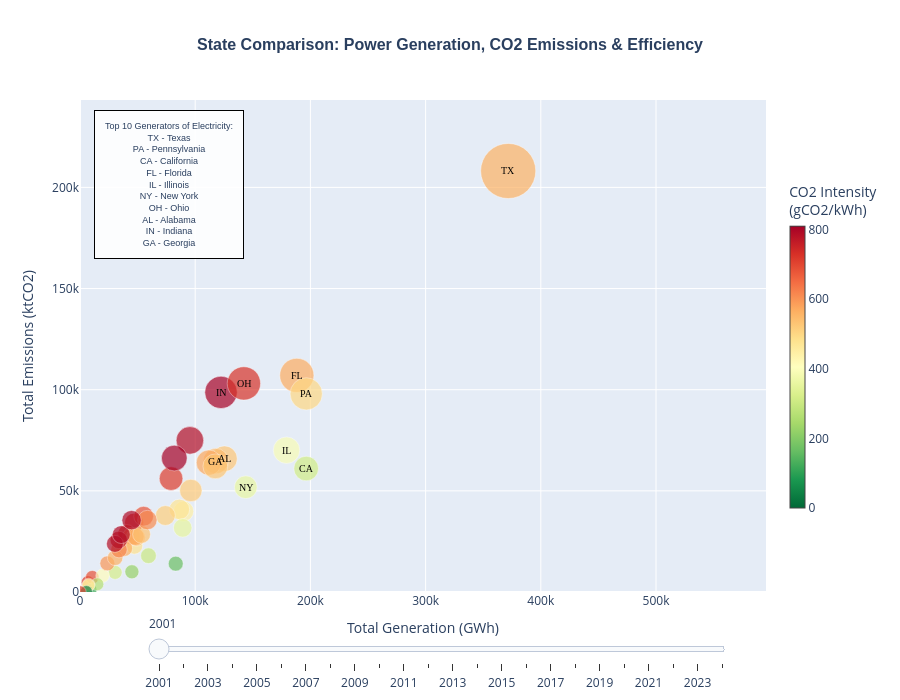

Notebook source saved alongside this figure:
### Markdown cell above
Grafico di correlazione tra generazione di elettricità ed emissioni di CO2

### Code cell
generation_data = df_analisi[
    (df_analisi['Category'] == 'Electricity generation') &
    (df_analisi['Subcategory'] == 'Total') &
    (df_analisi['Variable'] == 'Total Generation') &
    (df_analisi['Unit'] == 'GWh')
].copy()

annual_generation = generation_data.groupby(['State', 'Year'])['Value'].sum().reset_index()
annual_generation.rename(columns={'Value': 'Total_Generation_GWh'}, inplace=True)

efficiency_data = annual_emissions.merge(annual_generation, on=['State', 'Year'])
efficiency_data = efficiency_data.merge(
    annual_intensity[['State', 'Year', 'CO2_Intensity_gCO2_kWh']],
    on=['State', 'Year']
)


all_states = sorted(efficiency_data['State'].unique())
years = sorted(efficiency_data['Year'].unique())
complete_index = pd.MultiIndex.from_product([years, all_states], names=['Year', 'State'])
efficiency_data = efficiency_data.set_index(['Year', 'State']).reindex(complete_index).reset_index()

efficiency_data['Total_Generation_GWh'] = efficiency_data['Total_Generation_GWh'].fillna(0)
efficiency_data['Total_Emissions_ktCO2'] = efficiency_data['Total_Emissions_ktCO2'].fillna(0)
efficiency_data['CO2_Intensity_gCO2_kWh'] = efficiency_data['CO2_Intensity_gCO2_kWh'].fillna(0)

state_code_map = annual_emissions[['State', 'State code']].drop_duplicates().set_index('State')['State code'].to_dict()
efficiency_data['State code'] = efficiency_data['State'].map(state_code_map)

max_emissions_global = efficiency_data['Total_Emissions_ktCO2'].max()
min_size = 12
size_scale = 48

efficiency_data['Size'] = np.where(
    efficiency_data['Total_Emissions_ktCO2'] > 0,
    min_size + (efficiency_data['Total_Emissions_ktCO2'] / max_emissions_global) * size_scale,
    0
)

first_year = years[0]
first_year_data = efficiency_data[efficiency_data['Year'] == first_year].copy()

top10_first_data = first_year_data[first_year_data['Total_Generation_GWh'] > 0].nlargest(10, 'Total_Generation_GWh')
top10_first = top10_first_data['State'].tolist()

legend_text_first = "Top 10 Generators of Electricity:<br>"
for state in top10_first:
    state_code = first_year_data[first_year_data['State'] == state]['State code'].iloc[0]
    legend_text_first += f"{state_code} - {state}<br>"

# Crea annotations per le etichette Top 10
annotations_first = []
for _, row in top10_first_data.iterrows():
    annotations_first.append(
        dict(
            x=row['Total_Generation_GWh'],
            y=row['Total_Emissions_ktCO2'],
            text=row['State code'],
            showarrow=False,
            font=dict(size=10, color='black', family='Arial Black'),
            xref='x',
            yref='y',
            xanchor='center',
            yanchor='middle'
        )
    )

fig = go.Figure()

fig.add_trace(go.Scatter(
    x=first_year_data['Total_Generation_GWh'],
    y=first_year_data['Total_Emissions_ktCO2'],
    mode='markers',  
    marker=dict(
        size=first_year_data['Size'],
        sizemode='diameter',
        color=first_year_data['CO2_Intensity_gCO2_kWh'],
        colorscale='RdYlGn_r',
        showscale=True,
        colorbar=dict(
            title="CO2 Intensity<br>(gCO2/kWh)",
            thickness=15,
            len=0.7
        ),
        line=dict(width=0.5, color='white')
    ),
    hovertemplate='<b>%{customdata[0]}</b><br>' +
                  'Generation: %{x:,.0f} GWh<br>' +
                  'Emissions: %{y:,.0f} ktCO2<br>' +
                  'Intensity: %{customdata[1]:.1f} gCO2/kWh<extra></extra>',
    customdata=np.column_stack([first_year_data['State'], first_year_data['CO2_Intensity_gCO2_kWh']]),
    showlegend=False
))


frames = []
for year in years:
    year_data = efficiency_data[efficiency_data['Year'] == year].copy()
    
    top10_year_data = year_data[year_data['Total_Generation_GWh'] > 0].nlargest(10, 'Total_Generation_GWh')
    top10_year = top10_year_data['State'].tolist()
    
    legend_text_year = "Top 10 Generators:<br>"
    for state in top10_year:
        state_code = year_data[year_data['State'] == state]['State code'].iloc[0]
        legend_text_year += f"{state_code} - {state}<br>"
  
    annotations_year = [
        dict(
            text=legend_text_year,
            xref='paper',
            yref='paper',
            x=0.02,
            y=0.98,
            xanchor='left',
            yanchor='top',
            showarrow=False,
            bgcolor='rgba(255, 255, 255, 0.9)',
            bordercolor='black',
            borderwidth=1,
            borderpad=10,
            font=dict(size=9, family='Arial')
        )
    ]
    
    for _, row in top10_year_data.iterrows():
        annotations_year.append(
            dict(
                x=row['Total_Generation_GWh'],
                y=row['Total_Emissions_ktCO2'],
                text=row['State code'],
                showarrow=False,
                font=dict(size=10, color='black', family='Arial Black'),
                xref='x',
                yref='y',
                xanchor='center',
                yanchor='middle'
            )
        )
    
    frame = go.Frame(
        name=str(year),
        data=[go.Scatter(
            x=year_data['Total_Generation_GWh'],
            y=year_data['Total_Emissions_ktCO2'],
            mode='markers',  # SOLO markers
            marker=dict(
                size=year_data['Size'],
                sizemode='diameter',
                color=year_data['CO2_Intensity_gCO2_kWh'],
                colorscale='RdYlGn_r',
                showscale=True,
                line=dict(width=0.5, color='white')
            ),
            hovertemplate='<b>%{customdata[0]}</b><br>' +
                          'Generation: %{x:,.0f} GWh<br>' +
                          'Emissions: %{y:,.0f} ktCO2<br>' +
                          'Intensity: %{customdata[1]:.1f} gCO2/kWh<extra></extra>',
            customdata=np.column_stack([year_data['State'], year_data['CO2_Intensity_gCO2_kWh']])
        )],
        layout=go.Layout(annotations=annotations_year)
    )
    frames.append(frame)

fig.frames = frames

initial_annotations = [
    dict(
        text=legend_text_first,
        xref='paper',
        yref='paper',
        x=0.02,
        y=0.98,
        xanchor='left',
        yanchor='top',
        showarrow=False,
        bgcolor='rgba(255, 255, 255, 0.9)',
        bordercolor='black',
        borderwidth=1,
        borderpad=10,
        font=dict(size=9, family='Arial')
    )
] + annotations_first

fig.update_layout(
    title='State Comparison: Power Generation, CO2 Emissions & Efficiency',
    xaxis=dict(
        title='Total Generation (GWh)',
        range=[0, efficiency_data['Total_Generation_GWh'].max() * 1.05]
    ),
    yaxis=dict(
        title='Total Emissions (ktCO2)',
        range=[0, efficiency_data['Total_Emissions_ktCO2'].max() * 1.05]
    ),
    height=700,
    font=dict(size=12),
    title_font_size=16,
    title_x=0.5,
    title_font_family='Arial',
    title_font_weight='bold',
    annotations=initial_annotations,
    sliders=[
        dict(
            active=0,
            steps=[
                dict(
                    label=str(year),
                    method='animate',
                    args=[
                        [str(year)],
                        dict(
                            frame=dict(duration=0, redraw=True),
                            mode='immediate',
                            transition=dict(duration=0)
                        )
                    ]
                )
                for year in years
            ],
            x=0.1,
            y=0,
            len=0.85,
            xanchor='left',
            yanchor='top'
        )
    ]
)

fig.show()

### Figure 1 — Plotly figure (JSON) as saved in the notebook; plotly's stock layout.template omitted (floating-point values rounded to 4 significant figures)
{"data": [{"customdata": [["Alabama", 525.2], ["Alaska", 454.1], ["Arizona", 445.6], ["Arkansas", 480.7], ["California", 311.0], ["Colorado", 729.7], ["Connecticut", 319.6], ["Delaware", 708.4], ["Florida", 567.6], ["Georgia", 546.3], ["Hawaii", 682.6], ["Idaho", 120.1], ["Illinois", 389.7], ["Indiana", 806.3], ["Iowa", 711.3], ["Kansas", 615.1], ["Kentucky", 786.5], ["Louisiana", 471.7], ["Maine", 409.2], ["Maryland", 549.1], ["Massachusetts", 562.6], ["Michigan", 572.9], ["Minnesota", 569.4], ["Mississippi", 534.6], ["Missouri", 711.9], ["Montana", 594.3], ["Nebraska", 559.3], ["Nevada", 616.7], ["New Hampshire", 268.1], ["New Jersey", 300.9], ["New Mexico", 765.4], ["New York", 358.0], ["North Carolina", 527.9], ["North Dakota", 784.2], ["Ohio", 724.7], ["Oklahoma", 680.1], ["Oregon", 223.6], ["Pennsylvania", 498.2], ["Puerto Rico", 0], ["Rhode Island", 488.2], ["South Carolina", 354.5], ["South Dakota", 451.2], ["Tennessee", 520.7], ["Texas", 560.1], ["Utah", 791.5], ["Vermont", 34.08], ["Virginia", 512.3], ["Washington", 169.0], ["Washington, D.C.", 699.4], ["West Virginia", 809.2], ["Wisconsin", 608.2], ["Wyoming", 792.8]], "hovertemplate": "<b>%{customdata[0]}</b><br>Generation: %{x:,.0f} GWh<br>Emissions: %{y:,.0f} ktCO2<br>Intensity: %{customdata[1]:.1f} gCO2/kWh<extra></extra>", "marker": {"color": [525.2, 454.1, 445.6, 480.7, 311.0, 729.7, 319.6, 708.4, 567.6, 546.3, 682.6, 120.1, 389.7, 806.3, 711.3, 615.1, 786.5, 471.7, 409.2, 549.1, 562.6, 572.9, 569.4, 534.6, 711.9, 594.3, 559.3, 616.7, 268.1, 300.9, 765.4, 358.0, 527.9, 784.2, 724.7, 680.1, 223.6, 498.2, 0.0, 488.2, 354.5, 451.2, 520.7, 560.1, 791.5, 34.08, 512.3, 169.0, 699.4, 809.2, 608.2, 792.8], "colorbar": {"len": 0.7, "thickness": 15, "title": {"text": "CO2 Intensity<br>(gCO2/kWh)"}}, "colorscale": [[0, "rgb(0,104,55)"], [0.1, "rgb(26,152,80)"], [0.2, "rgb(102,189,99)"], [0.3, "rgb(166,217,106)"], [0.4, "rgb(217,239,139)"], [0.5, "rgb(255,255,191)"], [0.6, "rgb(254,224,139)"], [0.7, "rgb(253,174,97)"], [0.8, "rgb(244,109,67)"], [0.9, "rgb(215,48,39)"], [1, "rgb(165,0,38)"]], "line": {"color": "white", "width": 0.5}, "showscale": true, "size": [25.65, 12.63, 20.27, 16.73, 24.65, 19.1, 14.01, 13.0, 34.19, 25.41, 13.51, 12.23, 26.52, 32.45, 17.99, 17.71, 27.53, 20.46, 13.67, 17.6, 16.49, 25.25, 17.67, 17.9, 23.62, 14.93, 15.51, 16.34, 12.8, 15.72, 17.33, 22.73, 24.87, 16.93, 33.37, 19.76, 14.07, 32.3, 0.0, 12.76, 18.57, 12.67, 22.4, 55.13, 17.88, 12.04, 19.84, 14.9, 12.02, 25.72, 19.37, 19.36], "sizemode": "diameter"}, "mode": "markers", "showlegend": false, "type": "scatter", "x": [125400.0, 6744.0, 89920.0, 47200.0, 196300.0, 46940.0, 30490.0, 6783.0, 188200.0, 117900.0, 10690.0, 9347.0, 179300.0, 122400.0, 40670.0, 44750.0, 95420.0, 86290.0, 19630.0, 49060.0, 38500.0, 111900.0, 48030.0, 53450.0, 79040.0, 23740.0, 30500.0, 33880.0, 15070.0, 59430.0, 33630.0, 143900.0, 117500.0, 30340.0, 142300.0, 55250.0, 45050.0, 196400.0, 0.0, 7502.0, 89160.0, 7401.0, 96220.0, 371700.0, 35850.0, 5481.0, 74110.0, 83100.0, 123.2, 81840.0, 58480.0, 44780.0], "y": [65880.0, 3060.0, 39920.0, 22840.0, 61030.0, 34250.0, 9698.0, 4822.0, 107100.0, 64720.0, 7296.0, 1123.0, 70090.0, 98680.0, 28890.0, 27560.0, 74940.0, 40830.0, 8064.0, 27010.0, 21660.0, 63940.0, 27380.0, 28490.0, 56060.0, 14150.0, 16920.0, 20930.0, 3840.0, 17930.0, 25740.0, 51800.0, 62110.0, 23790.0, 103100.0, 37450.0, 9986.0, 97940.0, 0.0, 3662.0, 31710.0, 3229.0, 50180.0, 208100.0, 28390.0, 184.2, 37810.0, 14010.0, 86.27, 66200.0, 35570.0, 35510.0]}], "layout": {"annotations": [{"bgcolor": "rgba(255, 255, 255, 0.9)", "bordercolor": "black", "borderpad": 10, "borderwidth": 1, "font": {"family": "Arial", "size": 9}, "showarrow": false, "text": "Top 10 Generators of Electricity:<br>TX - Texas<br>PA - Pennsylvania<br>CA - California<br>FL - Florida<br>IL - Illinois<br>NY - New York<br>OH - Ohio<br>AL - Alabama<br>IN - Indiana<br>GA - Georgia<br>", "x": 0.02, "xanchor": "left", "xref": "paper", "y": 0.98, "yanchor": "top", "yref": "paper"}, {"font": {"color": "black", "family": "Arial Black", "size": 10}, "showarrow": false, "text": "TX", "x": 371700.0, "xanchor": "center", "xref": "x", "y": 208100.0, "yanchor": "middle", "yref": "y"}, {"font": {"color": "black", "family": "Arial Black", "size": 10}, "showarrow": false, "text": "PA", "x": 196400.0, "xanchor": "center", "xref": "x", "y": 97940.0, "yanchor": "middle", "yref": "y"}, {"font": {"color": "black", "family": "Arial Black", "size": 10}, "showarrow": false, "text": "CA", "x": 196300.0, "xanchor": "center", "xref": "x", "y": 61030.0, "yanchor": "middle", "yref": "y"}, {"font": {"color": "black", "family": "Arial Black", "size": 10}, "showarrow": false, "text": "FL", "x": 188200.0, "xanchor": "center", "xref": "x", "y": 107100.0, "yanchor": "middle", "yref": "y"}, {"font": {"color": "black", "family": "Arial Black", "size": 10}, "showarrow": false, "text": "IL", "x": 179300.0, "xanchor": "center", "xref": "x", "y": 70090.0, "yanchor": "middle", "yref": "y"}, {"font": {"color": "black", "family": "Arial Black", "size": 10}, "showarrow": false, "text": "NY", "x": 143900.0, "xanchor": "center", "xref": "x", "y": 51800.0, "yanchor": "middle", "yref": "y"}, {"font": {"color": "black", "family": "Arial Black", "size": 10}, "showarrow": false, "text": "OH", "x": 142300.0, "xanchor": "center", "xref": "x", "y": 103100.0, "yanchor": "middle", "yref": "y"}, {"font": {"color": "black", "family": "Arial Black", "size": 10}, "showarrow": false, "text": "AL", "x": 125400.0, "xanchor": "center", "xref": "x", "y": 65880.0, "yanchor": "middle", "yref": "y"}, {"font": {"color": "black", "family": "Arial Black", "size": 10}, "showarrow": false, "text": "IN", "x": 122400.0, "xanchor": "center", "xref": "x", "y": 98680.0, "yanchor": "middle", "yref": "y"}, {"font": {"color": "black", "family": "Arial Black", "size": 10}, "showarrow": false, "text": "GA", "x": 117900.0, "xanchor": "center", "xref": "x", "y": 64720.0, "yanchor": "middle", "yref": "y"}], "font": {"size": 12}, "height": 700, "sliders": [{"active": 0, "len": 0.85, "steps": [{"args": [["2001"], {"frame": {"duration": 0, "redraw": true}, "mode": "immediate", "transition": {"duration": 0}}], "label": "2001", "method": "animate"}, {"args": [["2002"], {"frame": {"duration": 0, "redraw": true}, "mode": "immediate", "transition": {"duration": 0}}], "label": "2002", "method": "animate"}, {"args": [["2003"], {"frame": {"duration": 0, "redraw": true}, "mode": "immediate", "transition": {"duration": 0}}], "label": "2003", "method": "animate"}, {"args": [["2004"], {"frame": {"duration": 0, "redraw": true}, "mode": "immediate", "transition": {"duration": 0}}], "label": "2004", "method": "animate"}, {"args": [["2005"], {"frame": {"duration": 0, "redraw": true}, "mode": "immediate", "transition": {"duration": 0}}], "label": "2005", "method": "animate"}, {"args": [["2006"], {"frame": {"duration": 0, "redraw": true}, "mode": "immediate", "transition": {"duration": 0}}], "label": "2006", "method": "animate"}, {"args": [["2007"], {"frame": {"duration": 0, "redraw": true}, "mode": "immediate", "transition": {"duration": 0}}], "label": "2007", "method": "animate"}, {"args": [["2008"], {"frame": {"duration": 0, "redraw": true}, "mode": "immediate", "transition": {"duration": 0}}], "label": "2008", "method": "animate"}, {"args": [["2009"], {"frame": {"duration": 0, "redraw": true}, "mode": "immediate", "transition": {"duration": 0}}], "label": "2009", "method": "animate"}, {"args": [["2010"], {"frame": {"duration": 0, "redraw": true}, "mode": "immediate", "transition": {"duration": 0}}], "label": "2010", "method": "animate"}, {"args": [["2011"], {"frame": {"duration": 0, "redraw": true}, "mode": "immediate", "transition": {"duration": 0}}], "label": "2011", "method": "animate"}, {"args": [["2012"], {"frame": {"duration": 0, "redraw": true}, "mode": "immediate", "transition": {"duration": 0}}], "label": "2012", "method": "animate"}, {"args": [["2013"], {"frame": {"duration": 0, "redraw": true}, "mode": "immediate", "transition": {"duration": 0}}], "label": "2013", "method": "animate"}, {"args": [["2014"], {"frame": {"duration": 0, "redraw": true}, "mode": "immediate", "transition": {"duration": 0}}], "label": "2014", "method": "animate"}, {"args": [["2015"], {"frame": {"duration": 0, "redraw": true}, "mode": "immediate", "transition": {"duration": 0}}], "label": "2015", "method": "animate"}, {"args": [["2016"], {"frame": {"duration": 0, "redraw": true}, "mode": "immediate", "transition": {"duration": 0}}], "label": "2016", "method": "animate"}, {"args": [["2017"], {"frame": {"duration": 0, "redraw": true}, "mode": "immediate", "transition": {"duration": 0}}], "label": "2017", "method": "animate"}, {"args": [["2018"], {"frame": {"duration": 0, "redraw": true}, "mode": "immediate", "transition": {"duration": 0}}], "label": "2018", "method": "animate"}, {"args": [["2019"], {"frame": {"duration": 0, "redraw": true}, "mode": "immediate", "transition": {"duration": 0}}], "label": "2019", "method": "animate"}, {"args": [["2020"], {"frame": {"duration": 0, "redraw": true}, "mode": "immediate", "transition": {"duration": 0}}], "label": "2020", "method": "animate"}, {"args": [["2021"], {"frame": {"duration": 0, "redraw": true}, "mode": "immediate", "transition": {"duration": 0}}], "label": "2021", "method": "animate"}, {"args": [["2022"], {"frame": {"duration": 0, "redraw": true}, "mode": "immediate", "transition": {"duration": 0}}], "label": "2022", "method": "animate"}, {"args": [["2023"], {"frame": {"duration": 0, "redraw": true}, "mode": "immediate", "transition": {"duration": 0}}], "label": "2023", "method": "animate"}, {"args": [["2024"], {"frame": {"duration": 0, "redraw": true}, "mode": "immediate", "transition": {"duration": 0}}], "label": "2024", "method": "animate"}], "x": 0.1, "xanchor": "left", "y": 0, "yanchor": "top"}], "title": {"font": {"family": "Arial", "size": 16, "weight": "bold"}, "text": "State Comparison: Power Generation, CO2 Emissions & Efficiency", "x": 0.5}, "xaxis": {"range": [0, 595500.0], "title": {"text": "Total Generation (GWh)"}}, "yaxis": {"range": [0, 243200.0], "title": {"text": "Total Emissions (ktCO2)"}}}}
